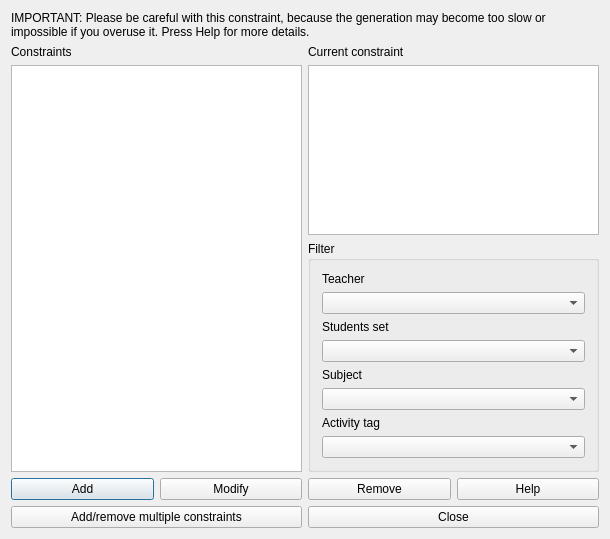
<?xml version="1.0" encoding="UTF-8"?>
<ui version="4.0">
 <class>ConstraintActivitiesOccupyMaxDifferentRoomsForm_template</class>
 <widget class="QDialog" name="ConstraintActivitiesOccupyMaxDifferentRoomsForm_template">
  <property name="geometry">
   <rect>
    <x>0</x>
    <y>0</y>
    <width>610</width>
    <height>539</height>
   </rect>
  </property>
  <property name="windowTitle">
   <string extracomment="This is the title of the dialog to see the list of all constraints of this type">Constraints activities occupy max different rooms</string>
  </property>
  <layout class="QGridLayout" name="gridLayout_2">
   <item row="0" column="0" colspan="2">
    <widget class="QLabel" name="instructionsLabel">
     <property name="sizePolicy">
      <sizepolicy hsizetype="Minimum" vsizetype="Minimum">
       <horstretch>0</horstretch>
       <verstretch>0</verstretch>
      </sizepolicy>
     </property>
     <property name="text">
      <string>IMPORTANT: Please be careful with this constraint, because the generation may become too slow or impossible if you overuse it. Press Help for more details.</string>
     </property>
     <property name="wordWrap">
      <bool>true</bool>
     </property>
    </widget>
   </item>
   <item row="1" column="0">
    <layout class="QVBoxLayout" name="verticalLayout">
     <item>
      <widget class="QLabel" name="constraintsTextLabel">
       <property name="frameShape">
        <enum>QFrame::NoFrame</enum>
       </property>
       <property name="frameShadow">
        <enum>QFrame::Plain</enum>
       </property>
       <property name="text">
        <string>Constraints</string>
       </property>
       <property name="wordWrap">
        <bool>false</bool>
       </property>
      </widget>
     </item>
     <item>
      <widget class="QListWidget" name="constraintsListWidget"/>
     </item>
    </layout>
   </item>
   <item row="1" column="1">
    <layout class="QVBoxLayout" name="verticalLayout_3">
     <item>
      <layout class="QVBoxLayout" name="verticalLayout_2">
       <item>
        <widget class="QLabel" name="currentConstraintTextLabel">
         <property name="text">
          <string>Current constraint</string>
         </property>
         <property name="wordWrap">
          <bool>false</bool>
         </property>
        </widget>
       </item>
       <item>
        <widget class="QPlainTextEdit" name="currentConstraintTextEdit"/>
       </item>
      </layout>
     </item>
     <item>
      <widget class="QGroupBox" name="filterGroupBox">
       <property name="title">
        <string>Filter</string>
       </property>
       <layout class="QGridLayout" name="gridLayout">
        <item row="0" column="0">
         <widget class="QLabel" name="teachersTextLabel">
          <property name="text">
           <string>Teacher</string>
          </property>
          <property name="wordWrap">
           <bool>false</bool>
          </property>
         </widget>
        </item>
        <item row="1" column="0">
         <widget class="QComboBox" name="teachersComboBox"/>
        </item>
        <item row="2" column="0">
         <widget class="QLabel" name="studentsTextLabel">
          <property name="text">
           <string>Students set</string>
          </property>
          <property name="wordWrap">
           <bool>false</bool>
          </property>
         </widget>
        </item>
        <item row="3" column="0">
         <widget class="QComboBox" name="studentsComboBox"/>
        </item>
        <item row="4" column="0">
         <widget class="QLabel" name="subjectsTextLabel">
          <property name="text">
           <string>Subject</string>
          </property>
          <property name="wordWrap">
           <bool>false</bool>
          </property>
         </widget>
        </item>
        <item row="5" column="0">
         <widget class="QComboBox" name="subjectsComboBox"/>
        </item>
        <item row="6" column="0">
         <widget class="QLabel" name="activityTagsTextLabel">
          <property name="text">
           <string>Activity tag</string>
          </property>
          <property name="wordWrap">
           <bool>false</bool>
          </property>
         </widget>
        </item>
        <item row="7" column="0">
         <widget class="QComboBox" name="activityTagsComboBox"/>
        </item>
       </layout>
      </widget>
     </item>
    </layout>
   </item>
   <item row="2" column="0" colspan="2">
    <layout class="QHBoxLayout" name="horizontalLayout">
     <item>
      <widget class="QPushButton" name="addConstraintPushButton">
       <property name="text">
        <string>Add</string>
       </property>
      </widget>
     </item>
     <item>
      <widget class="QPushButton" name="modifyConstraintPushButton">
       <property name="text">
        <string>Modify</string>
       </property>
      </widget>
     </item>
     <item>
      <widget class="QPushButton" name="removeConstraintPushButton">
       <property name="text">
        <string>Remove</string>
       </property>
      </widget>
     </item>
     <item>
      <widget class="QPushButton" name="helpPushButton">
       <property name="text">
        <string>Help</string>
       </property>
      </widget>
     </item>
    </layout>
   </item>
   <item row="3" column="0" colspan="2">
    <layout class="QHBoxLayout" name="horizontalLayout_2">
     <item>
      <widget class="QPushButton" name="addRemoveMultipleConstraintsPushButton">
       <property name="text">
        <string>Add/remove multiple constraints</string>
       </property>
      </widget>
     </item>
     <item>
      <widget class="QPushButton" name="closePushButton">
       <property name="text">
        <string>Close</string>
       </property>
      </widget>
     </item>
    </layout>
   </item>
  </layout>
 </widget>
 <layoutdefault spacing="6" margin="11"/>
 <resources/>
 <connections/>
</ui>
